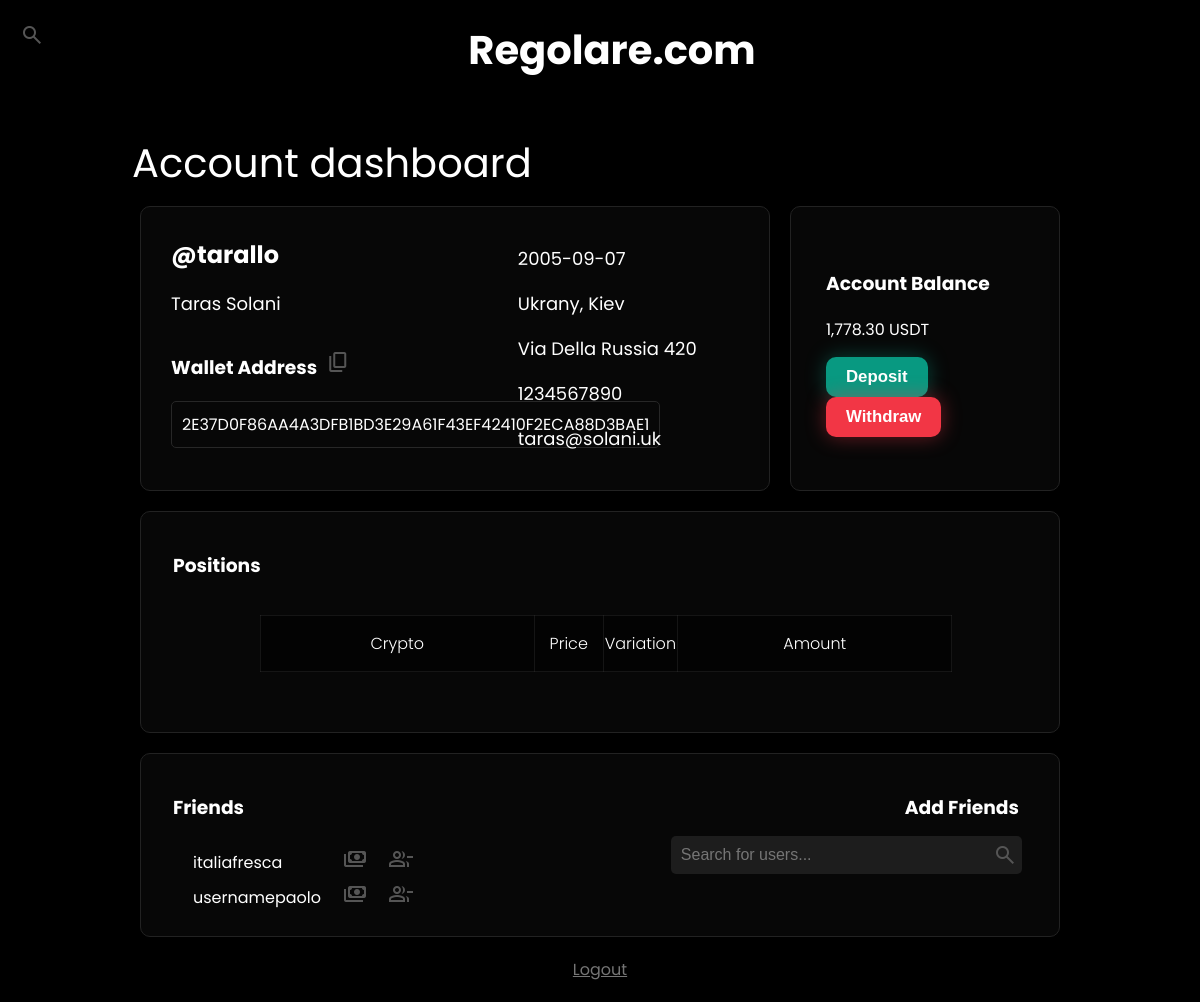
/pages/account.php (signed in), run on the app's committed database.
### tables this page shows
CREATE TABLE `users` (
  `username` varchar(50) NOT NULL,
  `hash` varchar(50) DEFAULT NULL,
  `name` varchar(50) NOT NULL,
  `surname` varchar(50) NOT NULL,
  `birthDate` date NOT NULL,
  `password` varchar(255) NOT NULL,
  `country` varchar(50) NOT NULL,
  `city` varchar(50) NOT NULL,
  `street` varchar(100) NOT NULL,
  `streetNumber` varchar(10) NOT NULL,
  `phoneNumber` varchar(13) NOT NULL,
  `email` varchar(100) NOT NULL
);

### pages/account.php (the view, shortened to what this page needs)
<?php
include 'connect-to-db.php';
if (isset($_COOKIE['login-info']) || isset($_SESSION['login-info'])) {
    $username = isset($_SESSION['login-info']) ? $_SESSION['login-info'] : $_COOKIE['login-info'];
    $sql = "SELECT name, surname, birthDate, country, city, street, streetNumber, phoneNumber, email, hash FROM users WHERE username = ?";
    $stmt = $conn->prepare($sql);
    $stmt->bind_param("s", $username);
    $stmt->execute();
    $result = $stmt->get_result();
    if ($result->num_rows > 0) {
        $userData = $result->fetch_assoc();
    } else {
        $userData = null;
    }
    $sql_iban = "SELECT iban FROM BankAccount WHERE username = ?";
    $stmt_iban = $conn->prepare($sql_iban);
    $stmt_iban->bind_param("s", $username);
    $stmt_iban->execute();
    $result_iban = $stmt_iban->get_result();
    if ($result_iban->num_rows > 0) {
        $iban_row = $result_iban->fetch_assoc();
        $iban = $iban_row['iban'];
    } else {
        $iban = null;
    }
    $sql_assets = "SELECT SUM(amount * price) AS balance FROM position
                    INNER JOIN users ON hash = wallet
                    INNER JOIN crypto ON crypto = coinCode
                    WHERE username = ?";
    $stmt_assets = $conn->prepare($sql_assets);
    $stmt_assets->bind_param("s", $username);
    $stmt_assets->execute();
    $result_assets = $stmt_assets->get_result();
    if ($result_assets->num_rows > 0) {
        $assets_row = $result_assets->fetch_assoc();
        $balance = $assets_row['balance'];
    } else {
        $balance = 0;
    }
    $walletContent = ($userData['hash'] === null || $userData['hash'] === "") ? '<button id="wallet-button" onclick="createWallet()">
    <span class="material-symbols-outlined" id="loader" class="loader"></span>
    Create Wallet
    </button>' : '<span id="wallet-hash">' . $userData['hash'] . '</span>';
    $otherInfo = "<p>{$userData['birthDate']}</p>
                  <p>{$userData['country']}, {$userData['city']}</p>
                  <p>{$userData['street']} {$userData['streetNumber']}</p>
                  <p>{$userData['phoneNumber']}</p>
                  <p>{$userData['email']}</p>";
    $nameLastname = $userData['name'] . " " . $userData['surname'];
}
?>
<!DOCTYPE html>
<html lang="en">
<head>
    <link rel="stylesheet" href="../css/account.css">
</head>
<body>
    <nav>
        <div id="menu-icon" class="material-symbols-outlined" onclick="window.open('../search/search.php', '_self')">
            &#xe8b6;</div>
        <a id="logo" href="../index.php">Regolare.com</a>
    </nav>
    <div id="div-account-dashboard">
        <h2 id="account-dashboard">Account dashboard</h2>
    </div>
    <table class="dashboard-table">
        <tr>
            <td class="dashboard-cell" id="account-info-cell">
                <div class="account-info">
                    <div id="left-div">
                        <h2 id="username">@<?php echo $username ?></h2>
                        <p id="name-surname"><?php echo $nameLastname ?></p>
                        <div class="wallet-info">
                            <br>
                            <h3>Wallet Address</h3>
                            <span class="material-symbols-outlined copy-btn" id="btn-inviz"
                                onclick="copyContent()">content_copy</span>
                            <div class="hash-container">
                                <?php echo $walletContent ?>
                            </div>
                        </div>
                    </div>
                    <div id="right-div">
                        <?php echo $otherInfo ?>
                    </div>
                </div>
            </td>
            <td class="dashboard-cell">
                <div class="account-balance" id="account-balance-cell">
                    <h3>Account Balance</h3>
                    <span id="total-balance">
                        <?php echo number_format($balance,2) . " USDT" ?>
                    </span>
                    <div style="margin-top: 15px">
                        <?php if ($iban === null): ?>
                            <button id="link-bank-account-button" onclick="linkBankAccount()">Link bank account</button>
                        <?php else: ?>
                            <div id="buttons">
                                <button class="transaction-button deposit-button"
                                    onclick="transaction('deposit')">Deposit</button>
                                <button class="transaction-button withdraw-button"
                                    onclick="transaction('withdraw')">Withdraw</button>
                            </div>
                        <?php endif; ?>
                    </div>
                </div>
            </td>
        </tr>
        <tr>
            <td class="dashboard-cell" id="positions-cell" colspan="2">
                <div class="positions">
                    <h3>Positions</h3>
                    <table id="search-results-wider">
                        <tr id="top-row">
                            <th colspan="3" id="th-crypto">Crypto</th>
                            <th id="th-crypto-price">Price</th>
                            <th id="th-crypto-variation">Variation</th>
                            <th id="th-crypto-amount">Amount</th>
                        </tr>
                    </table>
                </div>
            </td>
        </tr>
        <tr>
            <td class="dashboard-cell" id="friends-cell" colspan="2">
                <div class="friends">
                    <div id="friend-titles">
                        <h3 id="left-title">Friends</h3>
                        <h3 id="right-title">Add Friends</h3>
                    </div>
                    <div class="search-bar-right-holder">
                        <div class="search-bar-wide">
                            <input type="text" name="search" placeholder="Search for users..." class="search-input">
                            <span class="material-symbols-outlined size-medio">&#xe8b6;</span>
                        </div>
                    </div>
                    <table id="already-friend">
                        <?php
                        $username = isset($_SESSION['login-info']) ? $_SESSION['login-info'] : $_COOKIE['login-info'];
                        $servername = "localhost";
                        $db_username = "root";
                        $password = "";
                        $dbname = "dbRegolare";
                        $conn = new mysqli($servername, $db_username, $password, $dbname);
                        $sql_friends = "SELECT friend1, friend2 FROM Friends WHERE friend1 = ? OR friend2 = ?";
                        $stmt_friends = $conn->prepare($sql_friends);
                        $stmt_friends->bind_param("ss", $username, $username);
                        $stmt_friends->execute();
                        $result_friends = $stmt_friends->get_result();
                        $friends_array = array();
                        while ($row_friends = $result_friends->fetch_assoc()) {
                            if ($row_friends['friend1'] == $username) {
                                $friends_array[] = $row_friends['friend2'];
                            } else {
                                $friends_array[] = $row_friends['friend1'];
                            }
                        }
                        if (!empty($friends_array)) {
                            foreach ($friends_array as $friend_username) {
                                echo "<tr><td>{$friend_username}</td><td><span class='material-symbols-outlined send-money' onclick=\"sendCrypto('{$friend_username}')\">payments</span></td><td><span class='material-symbols-outlined friend-interaction' onclick=\"removeFriendDB('{$friend_username}')\">group_remove</span></td></tr>";
                            }
                        } else {
                            echo '<p id="no-friends">You have no friends right now</p>';
                        }
                        ?>
                    </table>
                </div>
            </td>
        </tr>
    </table>
    <a id="logout" href="logout.php">Logout</a>
</body>
</html>

### css/account.css (style rules this page uses)
body { font-family: 'Poppins', sans-serif; background-color: black; color: white; margin: 0; padding: 0; display: flex; flex-direction: column; }
nav { display: flex; justify-content: space-between; align-items: center; padding: 20px; background-color: transparent; }
nav #logo { font-size: 2.5em; font-weight: 700; text-decoration: none; color: #fff; cursor: pointer; margin-left: auto; margin-right: auto; }
nav #menu-icon { float: left; font-size: 1.5em; cursor: pointer; padding-bottom: 10px; margin-top: -20px; }
.material-symbols-outlined { display: inline-block; color: #555; transition: .2s; }
#left-div { width: 60%; float: left; }
#right-div { width: 40%; float: left; }
.account-info { overflow: hidden; padding-left: 10px; }
.account-balance { padding-left: 15px; }
.dashboard-table { border-spacing: 20px; width: 80%; margin-left: auto; margin-right: auto; }
#account-info-cell { width: 70%; }
.dashboard-table .dashboard-cell { background-color: rgba(7, 7, 7, 1); border: 1px solid rgb(34, 34, 34); border-radius: 10px; padding: 20px; transition: .3s ease-in-out; }
.account-info h2, .account-info p, .account-balance h3, .positions h3 { color: #fff; }
.account-info h3 { display: inline-block; margin-top: -10px; }
.positions, .friends h3 { padding-left: 12px; }
.copy-btn { margin-left: 5px; }
#btn-inviz { visibility: hidden; }
.account-info h2 { font-size: 24px; margin-bottom: 10px; padding-top: 10px; }
#account-dashboard { font-weight: 400; font-size: 2.5em; vertical-align: middle; text-align: left; }
#div-account-dashboard { width: 78%; margin-left: auto; margin-right: auto; margin-bottom: -40px; }
.account-info p { font-size: 18px; }
.wallet-info, .chart-container { margin-top: 20px; }
.wallet-info { margin-top: -10px; }
.hash-container { display: flex; align-items: center; width: 40%; }
#username { vertical-align: middle; margin-top: 0; }
#wallet-hash { flex-grow: 1; padding: 10px; background: transparent; border: 1px solid #272727; border-radius: 5px; cursor: pointer; transition: .4s; }
button { padding: 15px; background-color: #222222; font-size: 1.05em; font-weight: bold; color: white; border: none; border-radius: 5px; cursor: pointer; transition: .3s; vertical-align: middle; text-align: center; }
#search-results-wider { width: 80%; margin-left: auto; margin-right: auto; background-color: #030303; margin-top: 35px; border-collapse: collapse; margin-bottom: 40px; border: 1px solid #3f3f3f4f; }
#search-results-wider th { font-weight: 300; padding-top: 15px; padding-bottom: 15px; }
#top-row th { border: 1px solid #3f3f3f4f; transition: .3s; }
#th-crypto { width: 40%; }
#th-crypto-price { width: 10%; }
#th-crypto-variation { width: 10%; }
#th-crypto-amount { width: 40%; }
.friends { position: relative; }
#already-friend { float: left; width: 100px; margin-left: 20px; }
.search-bar-right-holder { margin-right: 5px; margin-top: 50px; width: 40%; position: absolute; top: 12px; right: 12px; }
td { padding-left: 10px; padding-right: 10px; }
.search-bar-wide { display: flex; align-items: center; background-color: #1d1d1d; border-radius: 5px; padding: 5px; }
.search-input { flex: 1; background-color: transparent; border: none; color: white; font-size: 16px; padding: 5px; outline: none; }
.transaction-button { color: white; border-radius: 10px; padding: 10px 20px; background-color: transparent; transition: .3s; margin-right: 10px; }
.deposit-button { background-color: #089981; filter: drop-shadow(0 0 10px #0899816c); transition: .3s; }
.withdraw-button { background-color: #F23645; filter: drop-shadow(0 0 10px #f236466c); transition: .3s; }
#left-title, #right-title { display: inline; }
#left-title { float: left; vertical-align: middle; }
#right-title { float: right; vertical-align: middle; padding-right: 20px; }
#friend-titles { width: 100%; height: 50px; padding-bottom: 20px; }
#logout, #logout:visited { margin-left: auto; margin-right: auto; color: #757575; margin-bottom: 20px; transition: .3s; }

### data on the page
users: nameLastname "Taras Solani", hash "2E37D0F86AA4A3DFB1BD3E29A61F43EF42410F2ECA88D3BAE1", birthDate "2005-09-07", country "Ukrany", city "Kiev", street "Via Della Russia", streetNumber "420", phoneNumber "1234567890", email "taras@solani.uk"

### other printed values
$username "tarallo"
$balance "1,778.30"
$friend_username "italiafresca"
$friend_username "usernamepaolo"
